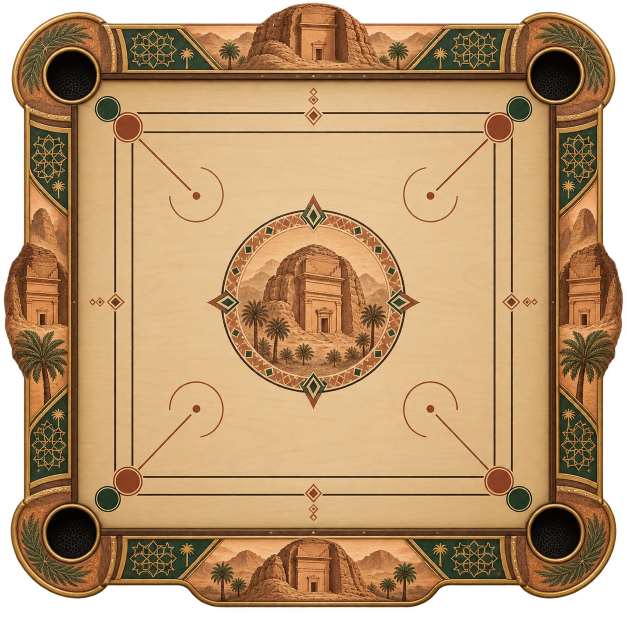
#> input picture tahaddi/refs/arenas/src-5.webp, 1254 x 1254 px, found by its file name (shown at 1/2 size)
$ python build-arenas.py
#> lines starting #> are read from the running program, lines starting #| are printed output that depends on the picture; after the words box and inside, x2 and y2 are one past the last pixel; in counts of white or black regions, pixels touching at a corner belong together
# -*- coding: utf-8 -*-
"""يبني ساحات الكيرم من صور المالك.

اللوح المرسوم لا يكفي أن يكون جميلًا — يجب أن **ينطبق على الفيزياء**: الجيب
الذي تراه العين هو الجيب الذي تسقط فيه القطعة. فلا تُقصّ الصورة بالعين، بل
تُقاس: تُكشف مراكز الجيوب الأربعة، ويُقاس إطار اللوح، ثم تُقصّ وتُقاس بحيث
يقع مربّع الجيوب على ساحة اللعب تمامًا.

والمخرَج هامشٌ لكل ساحة (`mg`) تقرؤه اللعبة — لا رقم واحد لكل الصور، فإطار
كل لوحٍ يختلف عن أخيه.

    python3 tools/build-arenas.py
"""
from PIL import Image
import numpy as np, json, os
from scipy import ndimage

SRC = 'tahaddi/refs/arenas'
OUT = 'tahaddi/arenas'
N   = 960

ARENAS = [
    ('madain',  'src-5.webp', 'مدائن'),
    ('sahil',   'src-6.webp', 'الساحل'),
    ('mina',    'src-7.webp', 'الميناء'),
    ('marsa',   'src-8.webp', 'المرسى'),
    ('hisn',    'src-9.webp', 'الحصن'),
]

def measure(path):
#> called with path = 'tahaddi/refs/arenas/src-5.webp'
    im = Image.open(path).convert('RGBA')
#> im is the input picture: PIL image 1254x1254 RGBA; mean R, G, B, A 155.6, 120.9, 82, 218.3
    a = np.asarray(im).astype(int)
    h, w, _ = a.shape
#> h = 1254; w = 1254
    al = a[:, :, 3]
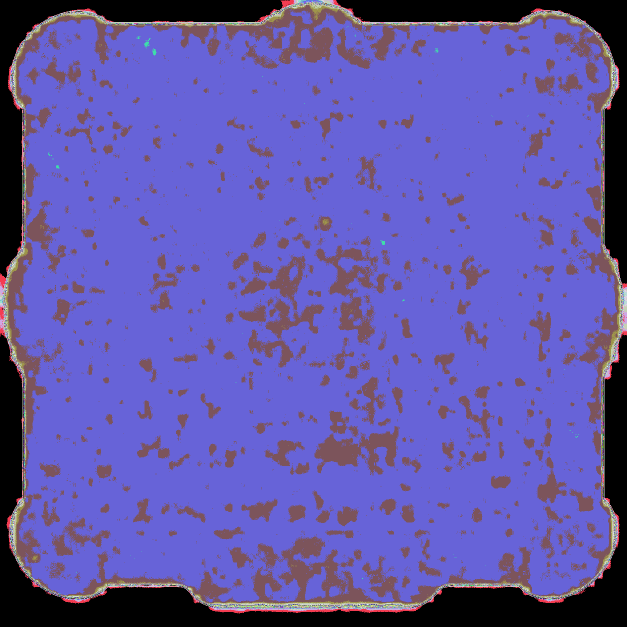
#> al: shape (1254, 1254) int64 (shown at 1/2 size); 256 distinct labels, from 0 to 255; one colour per label, 0 black
    rgb = a[:, :, :3]
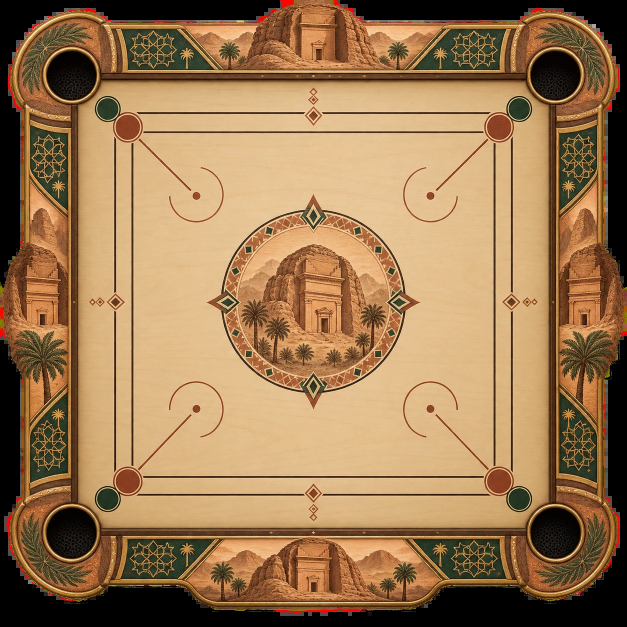
#> rgb: shape (1254, 1254, 3) int64 (shown at 1/2 size); mean R, G, B 155.6, 120.9, 82

    # حدود اللوح: ما ليس شفافًا
    solid = al > 16
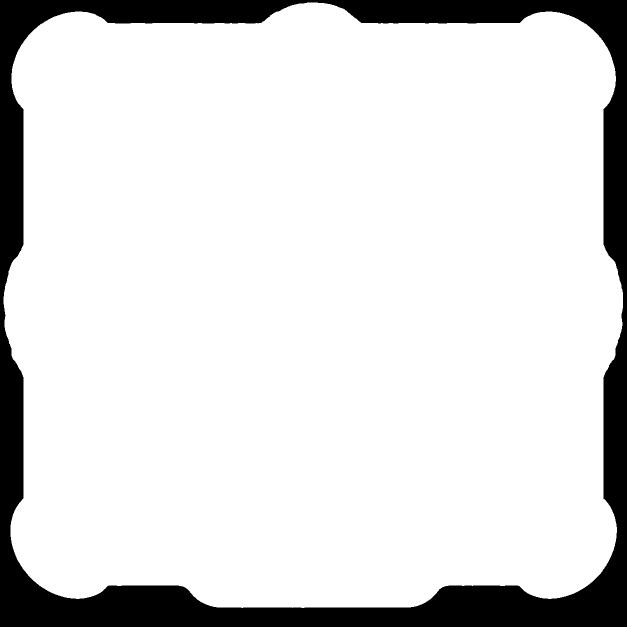
#> solid: shape (1254, 1254) bool (shown at 1/2 size); 86.6% white; 1 black region, box (x1, y1, x2, y2) and area: (0, 0, 1254, 1254) 210487
    ys, xs = np.nonzero(solid)
    bx0, bx1, by0, by1 = xs.min(), xs.max(), ys.min(), ys.max()
#> bx0 = 7; bx1 = 1245; by0 = 5; by1 = 1215

    # الجيوب: أغمق ما في الصورة.
    #
    # وكانت تُطلب في أرباع الصورة بعتبةٍ واسعة، فالتُقطت زخرفةُ الإطار الداكنة
    # في ركنٍ أو ركنين وخرجت مسافةٌ غير مربّعة على لوحٍ مربّع. والجيوب أغمق من
    # كل زخرفة: عند عتبة ٤٠ تصير أكبر أربع كتلٍ في الصورة كلّها هي الجيوب
    # الأربعة، فتُؤخذ عالميًّا ثم تُنسب إلى أركانها.
    dark = (rgb.max(axis=2) < 40) & (al > 200)
#> dark: shape (1254, 1254) bool; 2.6% white; 2547 white regions (2450 under 20 px), largest, box (x1, y1, x2, y2) and area: (93, 1016, 192, 1117) 7623, (1062, 1016, 1161, 1117) 7601, (1062, 102, 1160, 200) 7251
    lab, n = ndimage.label(dark)
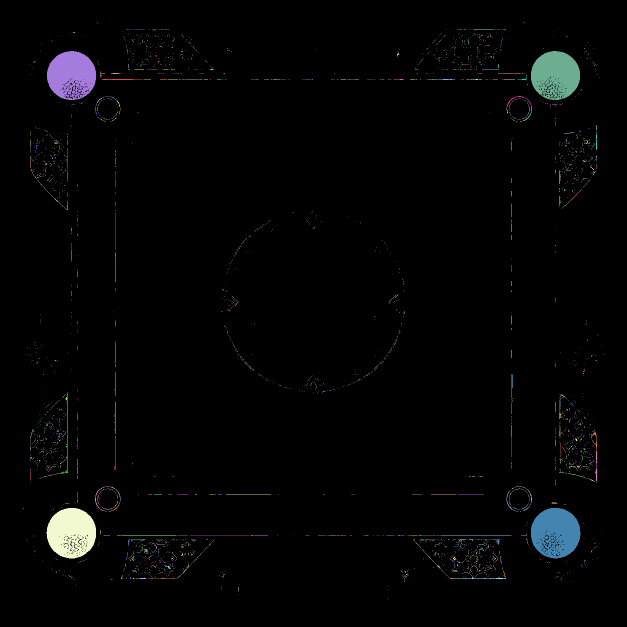
#> lab: shape (1254, 1254) int32 (shown at 1/2 size); 3994 distinct labels, from 0 to 3993; one colour per label, 0 black
#> n = 3993
    if n < 4:
        raise SystemExit(f'✗ {path}: وُجدت {n} كتل داكنة — أقلّ من أربعة جيوب')
    sizes = ndimage.sum(dark, lab, range(1, n + 1))
#> sizes = 3993 values, max 7623 at index 2932, min 1 at index 0, mean 10.26
    top = (np.argsort(sizes)[::-1][:4] + 1)
#> top = [2933, 2936, 296, 289]
    cen = [ndimage.center_of_mass(lab == t)[::-1] for t in top]   # (x, y)
#> cen = [(142.3, 1065), (1111, 1064.8), (1110.7, 149.3), (142.5, 149.2)]
    mx = sum(c[0] for c in cen) / 4; my = sum(c[1] for c in cen) / 4
#> after `mx = sum((c[0] for c in cen)) / 4`: mx = 626.6
#> after `my = sum((c[1] for c in cen)) / 4`: my = 607.1
    def corner(left, top_):
#> called with left = True, top_ = True
        m = [c for c in cen if (c[0] < mx) == left and (c[1] < my) == top_]
#> m = [(142.5, 149.2)]
        if len(m) != 1:
            raise SystemExit(f'✗ {path}: الجيوب الأربعة لا تقع في أربعة أركان')
        return m[0]
    pts = [corner(True, True), corner(False, True), corner(False, False), corner(True, False)]
#> pts = [(142.5, 149.2), (1110.7, 149.3), (1111, 1064.8), (142.3, 1065)]
    sp = [abs(pts[1][0] - pts[0][0]), abs(pts[2][1] - pts[1][1])]
#> sp = [968.3, 915.4]
    if abs(sp[0] - sp[1]) / max(sp) > 0.06:
        raise SystemExit(f'✗ {path}: مسافة الجيوب {sp[0]:.0f}×{sp[1]:.0f} — واللوح مربّع')

    L = (pts[0][0] + pts[3][0]) / 2; R = (pts[1][0] + pts[2][0]) / 2
#> after `L = (pts[0][0] + pts[3][0]) / 2`: L = 142.4
#> after `R = (pts[1][0] + pts[2][0]) / 2`: R = 1110.9
    T = (pts[0][1] + pts[1][1]) / 2; B = (pts[2][1] + pts[3][1]) / 2
#> after `T = (pts[0][1] + pts[1][1]) / 2`: T = 149.3
#> after `B = (pts[2][1] + pts[3][1]) / 2`: B = 1064.9
    span = ((R - L) + (B - T)) / 2
#> span = 942
    # الهامش: متوسّط ما بين حافة اللوح ومركز الجيب، نسبةً إلى مسافة الجيوب
    mg = ((L - bx0) + (bx1 - R) + (T - by0) + (by1 - B)) / 4 / span
#> mg = 0.15
    return im, (bx0, by0, bx1, by1), (L, T, R, B), mg

os.makedirs(OUT, exist_ok=True)
meta = {}
for aid, fn, name in ARENAS:
    im, (bx0, by0, bx1, by1), (L, T, R, B), mg = measure(os.path.join(SRC, fn))
    sx, sy = R - L, B - T
#> sx = 968.5; sy = 915.6
    x0, y0 = L - mg * sx, T - mg * sy
#> x0 = -2.53; y0 = 12.27
    x1, y1 = R + mg * sx, B + mg * sy
#> x1 = 1255.8; y1 = 1201.9
    crop = im.crop((round(x0), round(y0), round(x1), round(y1)))
    flat = Image.new('RGB', crop.size, (8, 11, 20))       # خلف الزوايا المستديرة: لون الشاشة لا أبيض
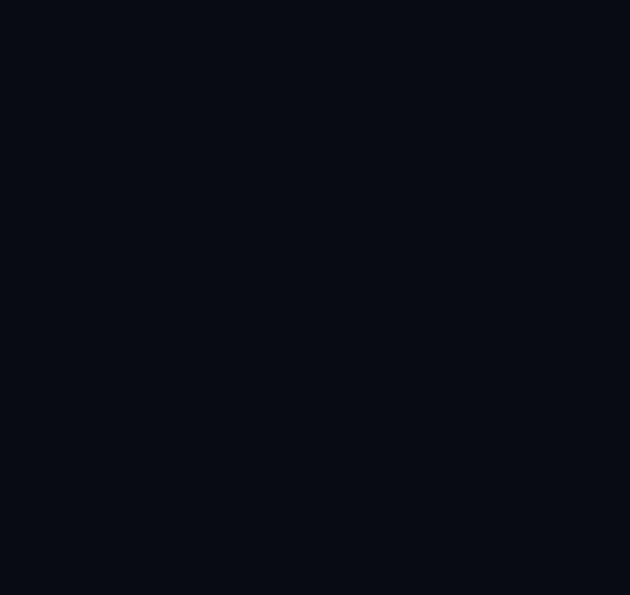
#> flat: PIL image 1259x1190 RGB (shown at 1/2 size); mean R, G, B 8, 11, 20
    flat.paste(crop, (0, 0), crop)
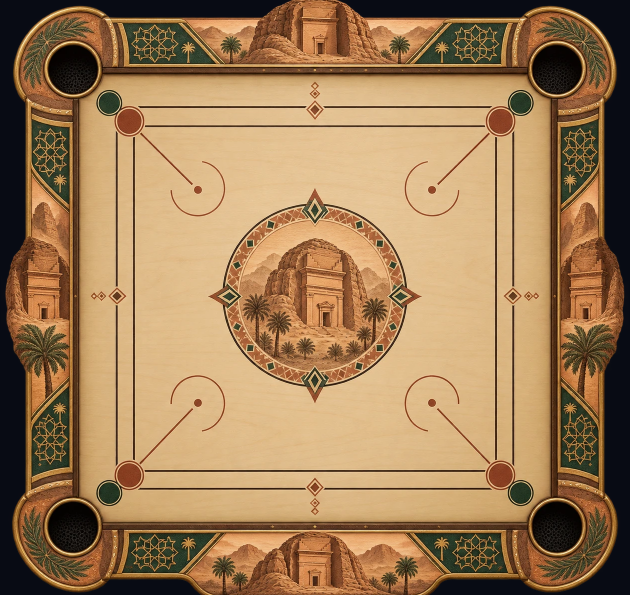
#> flat: PIL image 1259x1190 RGB (shown at 1/2 size); mean R, G, B 158.8, 124.8, 86
    tex = flat.resize((N, N), Image.LANCZOS)
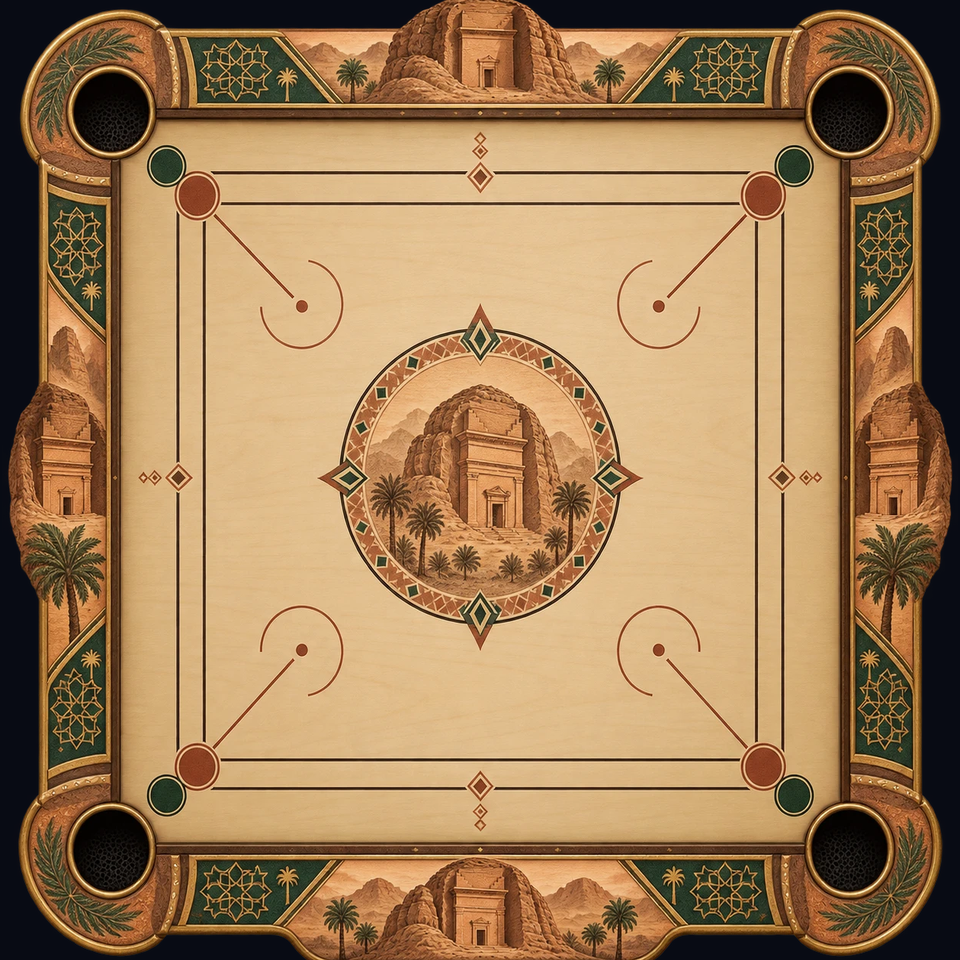
#> tex: PIL image 960x960 RGB; mean R, G, B 158.8, 124.8, 86
    p = os.path.join(OUT, aid + '.jpg')
    tex.save(p, 'JPEG', quality=86, optimize=True, progressive=True)
    meta[aid] = dict(n=name, mg=round(mg, 4), bytes=os.path.getsize(p))
    print(f'{aid:8} {name:10} mg={mg:.4f}  span={sx:.0f}×{sy:.0f}  {os.path.getsize(p)//1024} ك.ب')
#| madain   مدائن      mg=0.1497  span=968×916  208 ك.ب
#> pass 2 of the loop `for aid, fn, name in ARENAS:`:
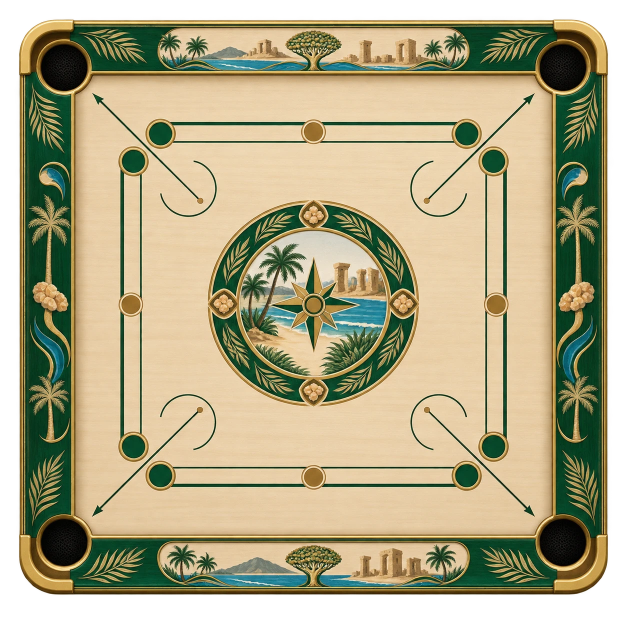
#> input picture tahaddi/refs/arenas/src-6.webp, 1254 x 1254 px, found by its file name (shown at 1/2 size)
#> in measure, im is the input picture: PIL image 1254x1254 RGBA; mean R, G, B, A 143.6, 135.8, 101.4, 216.3
#> al: shape (1254, 1254) int64; 253 distinct labels, from 0 to 255
#> in measure (call 2), `solid = al > 16`:
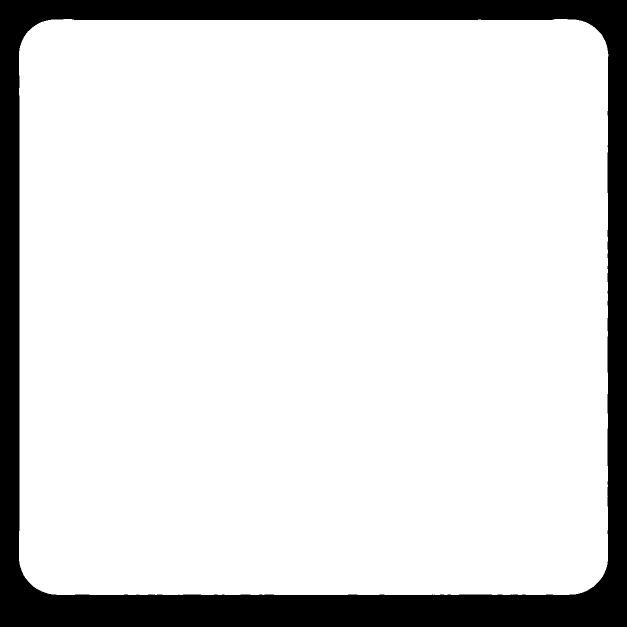
#> solid: shape (1254, 1254) bool (shown at 1/2 size); 85.8% white; 1 black region, box (x1, y1, x2, y2) and area: (0, 0, 1254, 1254) 223964
#> bx0 = 38; bx1 = 1216; by0 = 38; by1 = 1189
#> dark: shape (1254, 1254) bool; 3% white; 3282 white regions (3123 under 20 px), largest, box (x1, y1, x2, y2) and area: (82, 1038, 175, 1132) 6827, (1080, 1038, 1172, 1132) 6824, (82, 89, 174, 182) 6734
#> lab: shape (1254, 1254) int32; 7016 distinct labels, from 0 to 7015
#> n = 7015
#> sizes = 7015 values, max 6827 at index 6325, min 1 at index 7, mean 6.72
#> top = [6326, 6327, 318, 326]
#> cen = [(127.7, 1084.3), (1125.5, 1084.2), (127.7, 134.6), (1125.5, 134.6)]
#> my = 609.5
#> pts = [(127.7, 134.6), (1125.5, 134.6), (1125.5, 1084.2), (127.7, 1084.3)]
#> sp = [997.8, 949.6]
#> L = 127.7
#> R = 1125.5
#> T = 134.6
#> B = 1084.3
#> span = 973.7
#> mg = 0.098
#> sx = 997.8; sy = 949.6
#> x0 = 29.93; y0 = 41.6
#> x1 = 1223.2; y1 = 1177.3
#> crop: PIL image 1193x1135 RGBA
#> `tex = flat.resize((N, N), Image.LANCZOS)`:
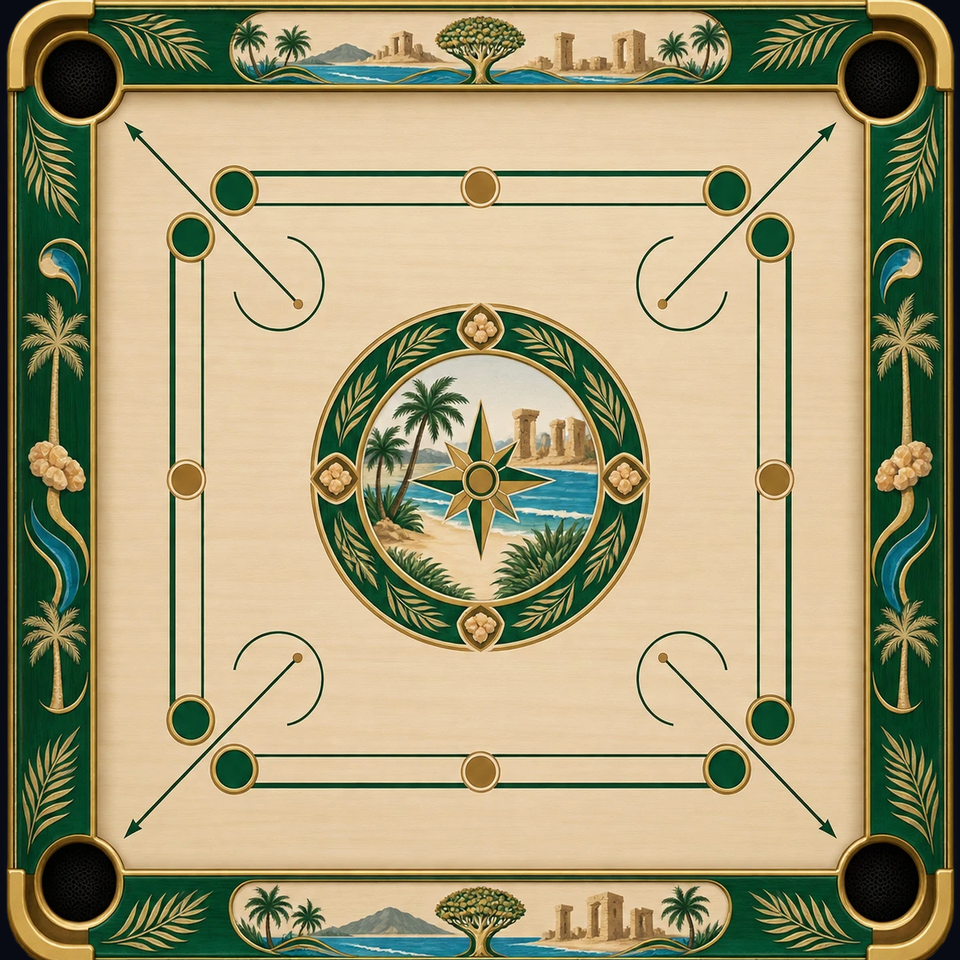
#> tex: PIL image 960x960 RGB; mean R, G, B 161.4, 153.2, 115.8
#| sahil    الساحل     mg=0.0980  span=998×950  210 ك.ب
#> pass 3 of the loop `for aid, fn, name in ARENAS:`:
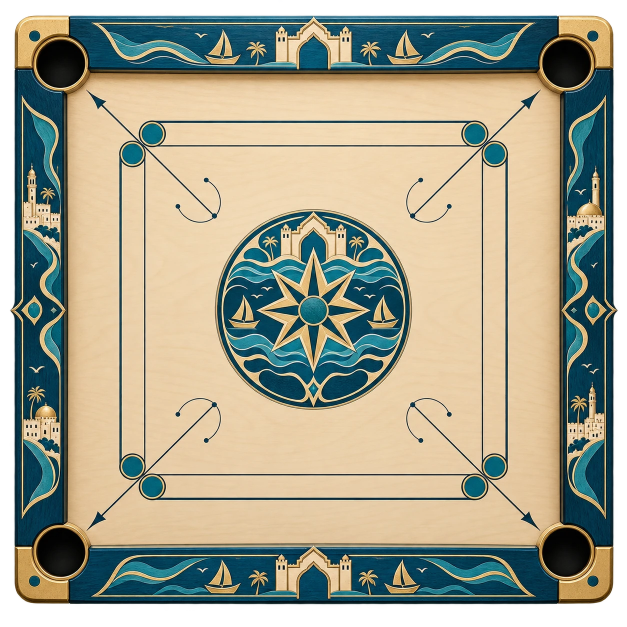
#> input picture tahaddi/refs/arenas/src-7.webp, 1254 x 1254 px, found by its file name (shown at 1/2 size)
#> in measure, im is the input picture: PIL image 1254x1254 RGBA; mean R, G, B, A 139.6, 138.2, 118.5, 226.1
#> al: shape (1254, 1254) int64; 256 distinct labels, from 0 to 255
#> in measure (call 3), `solid = al > 16`:
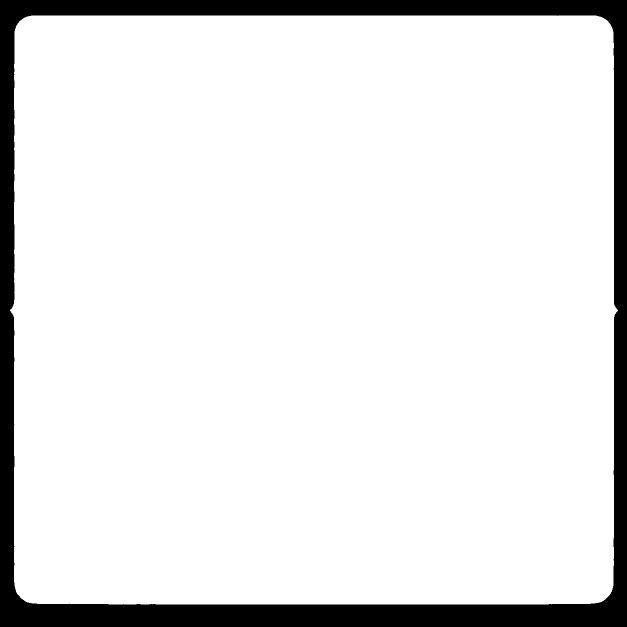
#> solid: shape (1254, 1254) bool (shown at 1/2 size); 89.8% white; 1 black region, box (x1, y1, x2, y2) and area: (0, 0, 1254, 1254) 161130
#> bx0 = 20; bx1 = 1235; by0 = 31; by1 = 1208
#> dark: shape (1254, 1254) bool; 4.4% white; 2642 white regions (2409 under 20 px), largest, box (x1, y1, x2, y2) and area: (74, 1056, 170, 1153) 7268, (1085, 1056, 1180, 1153) 7238, (74, 80, 170, 175) 7202
#> lab: shape (1254, 1254) int32; 6226 distinct labels, from 0 to 6225
#> n = 6225
#> sizes = 6225 values, max 7268 at index 5401, min 1 at index 2, mean 11.2
#> top = [5402, 5403, 247, 256]
#> cen = [(121.6, 1104), (1131.9, 1103.9), (121.2, 127.3), (1132.5, 127.1)]
#> mx = 626.8
#> my = 615.6
#> pts = [(121.2, 127.3), (1132.5, 127.1), (1131.9, 1103.9), (121.6, 1104)]
#> sp = [1011.3, 976.7]
#> L = 121.4
#> R = 1132.2
#> T = 127.2
#> B = 1103.9
#> span = 993.7
#> mg = 0.102
#> sx = 1010.8; sy = 976.7
#> x0 = 18.54; y0 = 27.84
#> x1 = 1235.1; y1 = 1203.3
#> crop: PIL image 1216x1175 RGBA
#> `tex = flat.resize((N, N), Image.LANCZOS)`:
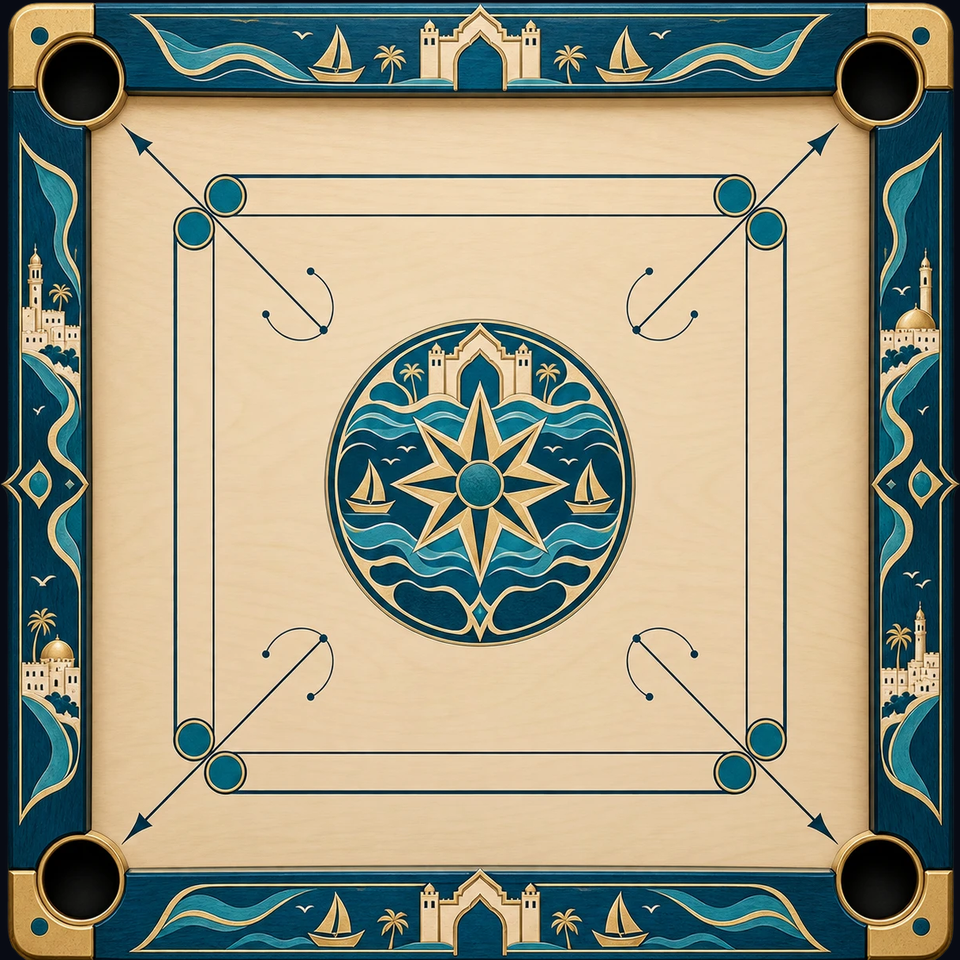
#> tex: PIL image 960x960 RGB; mean R, G, B 151.3, 149.7, 128.4
#| mina     الميناء    mg=0.1018  span=1011×977  201 ك.ب
#> the loop made 5 passes; the first 3 are shown

json.dump(meta, open(os.path.join(OUT, 'arenas.json'), 'w'), ensure_ascii=False, indent=1)
print('✓', OUT + '/arenas.json')
